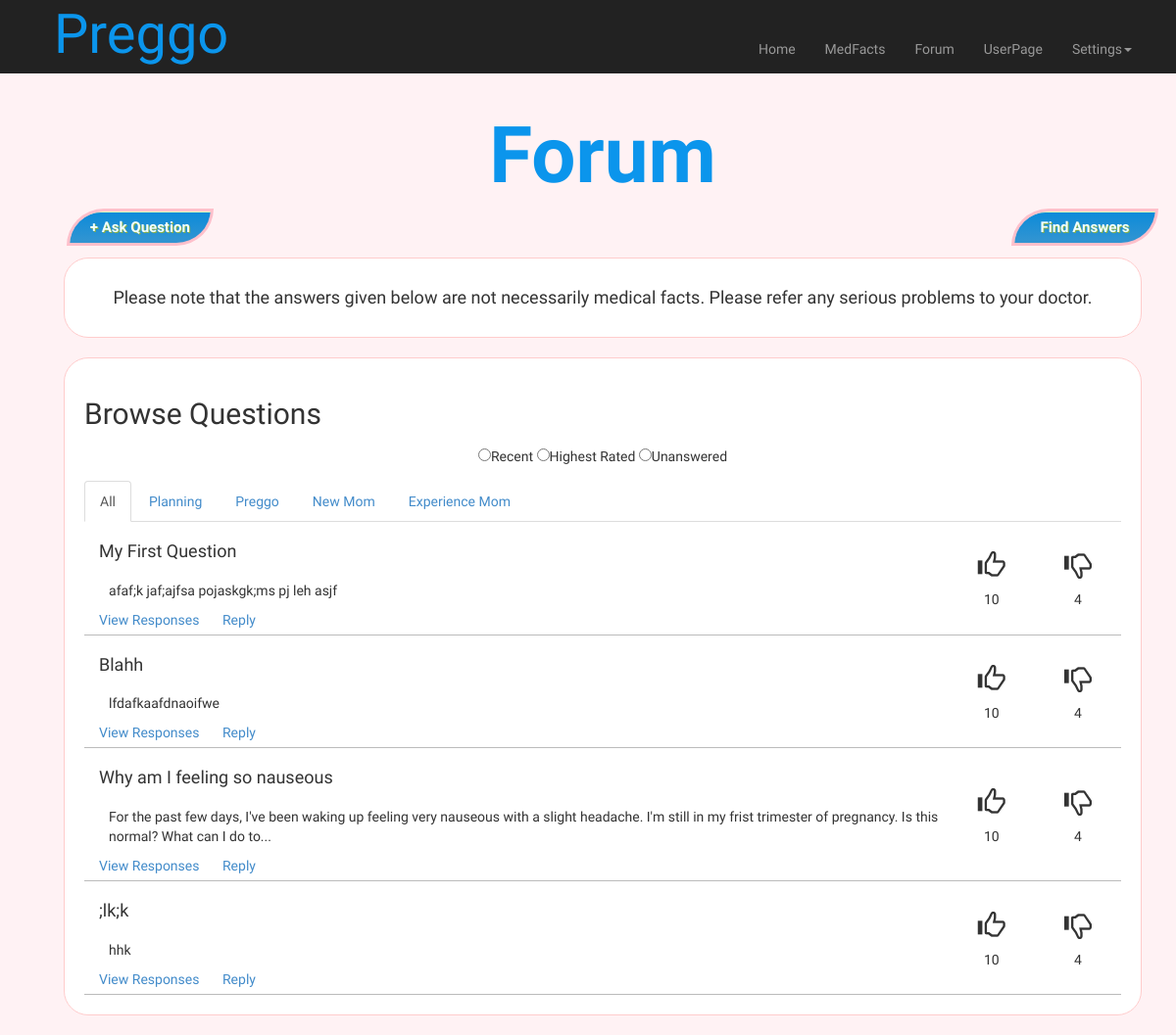
The app's page /preggo/forum/ with its own data.
### preggo/models.py (models this page shows, shortened)
class Question(models.Model):
	user = models.ForeignKey(User)
	title = models.CharField(max_length = 128)
	content = models.TextField()
	upvotes = models.IntegerField(default=0)
	downvotes = models.IntegerField(default=0)

### preggo/views.py (the view)
def forum(request):
	context = RequestContext(request)
	question_list = Question.objects.all()
	for quest in question_list:
		quest.url = quest.title.replace(' ', '_')
	context_dict = {"questions": question_list}
	return render_to_response('preggo/forum.html', context_dict, context)

### templates/preggo/forum.html (shortened to what this page needs)
{% extends "preggo/base.html" %}
{% load static %}
{% block content %}
<div class="container">
  <h1 class="pageTitle">Forum</h1>
  <div class="buttons">
    <a href="/preggo/add_question"><button class="buttonFormat-fran" id="ask_question" align="left"> + Ask Question </button></a>
    <a href="#" class="pull-right"><button class="buttonFormat-fran" id="find_answers" align="right"> Find Answers </button></a>
  </div>
  <div class="section" id="warning-note"><h4>Please note that the answers given below are not necessarily medical facts. Please refer any serious problems to your doctor.<h4></div>
  <div class="browse_questions section">
    <h2>Browse Questions</h2>
    <form class="filters" ction="">
      <input type="radio" name="browse_filter" value="recent">Recent
      <input type="radio" name="browse_filter" value="highest_rated">Highest Rated
      <input type="radio" name="browse_filter" value="unanswered">Unanswered
    </form>
    <ul id="tabs" class="nav nav-tabs" data-tabs="tabs">
      <li class="active"><a href="#tab1" data-toggle="tab">All</a></li>
      <li><a href="#tab2" data-toggle="tab">Planning</a></li>
      <li><a href="#tab3" data-toggle="tab">Preggo</a></li>
      <li><a href="#tab4" data-toggle="tab">New Mom</a></li>
      <li><a href="#tab5" data-toggle="tab">Experience Mom</a></li>
    </ul>
    <div id="my-tab-content" class="tab-content">
      <div class="tab-pane active " id="tab1">
      {% if questions %}
        <div class="quest-list">
        {% for question in questions %}
        <div class="row question-list">
          <div class="col-md-10">
            <h4>{{ question.title }}</h4>
            <div class="question-content">{{ question.content }}</div>
            <div class="question-footer">
              <a href='/preggo/question/{{question.url}}'>View Responses</a>
              <a href='/preggo/question/{{question.url}}/add_answer' >Reply</a>
            </div>
          </div>
          <div class="thumbs-container col-md-1">
            <span class="glyphicon glyphicon-thumbs-up"></span>
            <div class="votes">10</div>
          </div>
          <div class="thumbs-container col-md-1">
            <span class="glyphicon glyphicon-thumbs-down"></span>
            <div class="votes">4</div>
          </div>
        </div>
        {% endfor %}
        </div>
      {% endif %}
      </div>
    </div>
  </div>
</div>
{% endblock %}

### static/css/main.css (style rules this page uses)
.buttonFormat-fran { -moz-box-shadow:inset 0px 1px 0px 0px #d9fbbe; -webkit-box-shadow:inset 0px 1px 0px 0px #d9fbbe; box-shadow:inset 0px 1px 0px 0px #d9fbbe; background:-webkit-gradient( linear, left top, left bottom, color-stop(0.05, #0d8bd9), color-stop(1, #3495d1) ); background:-moz-linear-gradient( center top, #0d8bd9 5%, #3495d1 100% ); filter:progid:DXImageTransform.Microsoft.gradient(startColorstr='#0d8bd9', endColorstr='#3495d1'); background-color:#0d8bd9; -webkit-border-top-left-radius:42px; -moz-border-radius-topleft:42px; border-top-left-radius:42px; -webkit-border-top-right-radius:0px; -moz-border-radius-topright:0px; border-top-right-radius:0px; -webkit-border-bottom-right-radius:42px; -moz-border-radius-bottomright:42px; border-bottom-right-radius:42px; -webkit-border-bottom-left-radius:0px; -moz-border-radius-bottomleft:0px; border-bottom-left-radius:0px; text-indent:0; border:3px solid #FFC0CB; display:inline-block; color:#F0FFFF; font-size:15px; font-weight:bold; font-style:normal; line-height:30px; width:150px; text-decoration:none; text-align:center; text-shadow:1px 1px 0px #86ae47; }
.buttons { position: relative; height: 30px; margin-bottom: 20px; }
.pageTitle { font-size: 80px; font-weight: bold; color: #0b95ec; font-family: 'Ruluko', 'sans-serif'; position: relative; text-align: center; }
.filters { margin: 15px; }
[class*="col-"] { float: none; display: table-cell; vertical-align: top; }
.thumbs-container { text-align: center; vertical-align: middle; height: 100%; }
span.glyphicon-thumbs-up, span.glyphicon-thumbs-down { font-size: 2em; }
.votes { margin-top: .5em; }
form { text-align: center; vertical-align: middle; }
input { margin: 10px; font: 16px; }
body { font-family: 'Ruluko', 'sans-serif'; }
body { background-color: rgba(255, 192, 203, 0.2); }
.section { border: 1px solid #fcc; background-color: #fff; border-radius: 25px; padding: 20px; margin: 20px; }

### static/css/forum.css (style rules this page uses)
#warning-note { text-align: center; margin-top: 20px; }
#ask_question { position: relative; left: 2%; float: left; }
#find_answers { position: relative; right: 2%; float: right; }
.question-list > [class*="col-"] { border-bottom: 1px solid #bbb; padding-top: 10px; padding-bottom: 5px; }
.quest-list { display: table; }
.question-content { float: left; margin: 10px; display: block; width: 100%; }
.question-footer { display: block; }
.question-footer > a { margin-right: 20px; }
.question-list { display: table-row; width: 100%; border-bottom: 1px solid #ddd; }

### records on screen
Question: title "My First Question", content "afaf;k jaf;ajfsa pojaskgk;ms pj leh asjf"
Question: title "Blahh", content "lfdafkaafdnaoifwe"
Question: title "Why am I feeling so nauseous", content "For the past few days, I've been waking up feeling very nauseous with a slight headache. I'm still in my frist trimester of pregnancy. Is this normal? What can I do to..."
Question: title ";lk;k", content "hhk"
